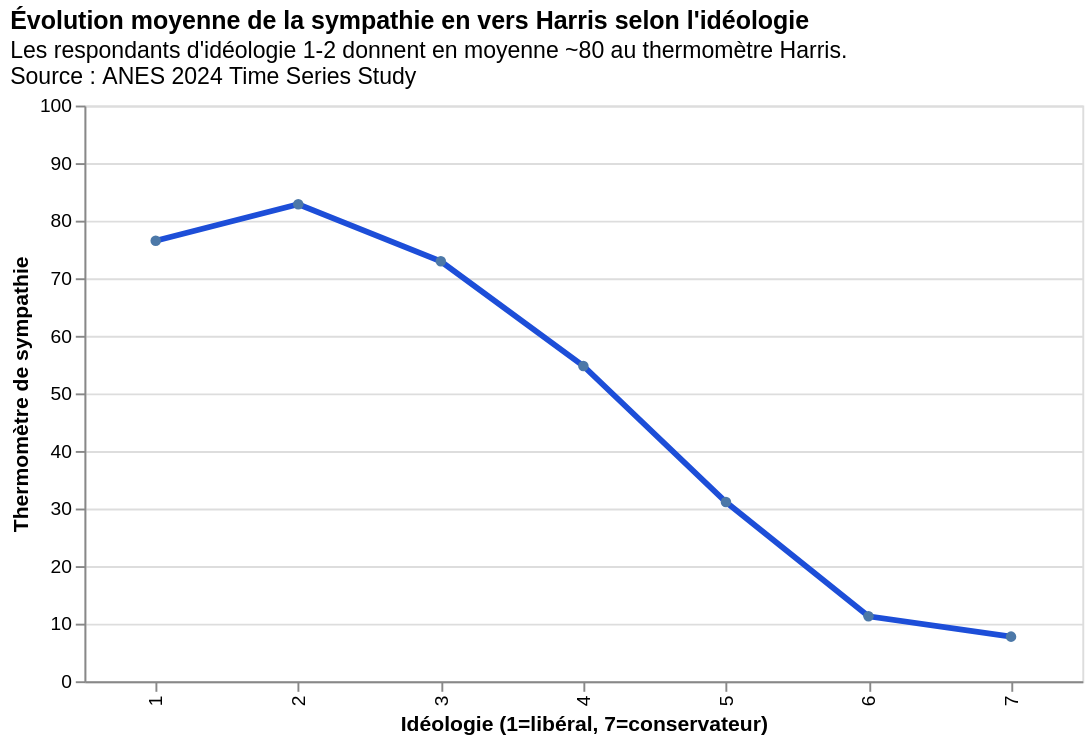

This figure's notebook cell:
### Code cell
alt.Chart(means).mark_line(
    point=True, 
    size=3, 
    color='#1D4ED8'
).encode(
    x=alt.X('ideology', type='ordinal', title='Idéologie (1=libéral, 7=conservateur)'),
    y=alt.Y('thermo_harris', type='quantitative', title='Thermomètre de sympathie', scale=alt.Scale(domain=[0, 100]))
).properties(
    title=alt.TitleParams(
        text="Évolution moyenne de la sympathie en vers Harris selon l'idéologie",
        subtitle=[
            "Les respondants d'idéologie 1-2 donnent en moyenne ~80 au thermomètre Harris.",
            "Source : ANES 2024 Time Series Study"
        ],
        anchor='start'
    ),
    width=520,
    height=300
)

### Figure 1 — Vega specification as saved in the notebook (floating-point values rounded to 4 significant figures)
{"$schema": "https://vega.github.io/schema/vega/v6.json", "data": [{"name": "source_0", "values": [{"ideology": 1, "thermo_harris": 76.52}, {"ideology": 2, "thermo_harris": 82.84}, {"ideology": 3, "thermo_harris": 72.94}, {"ideology": 4, "thermo_harris": 54.75}, {"ideology": 5, "thermo_harris": 31.14}, {"ideology": 6, "thermo_harris": 11.28}, {"ideology": 7, "thermo_harris": 7.75}]}, {"name": "data_0", "values": [{"ideology": 1, "thermo_harris": 76.52}, {"ideology": 2, "thermo_harris": 82.84}, {"ideology": 3, "thermo_harris": 72.94}, {"ideology": 4, "thermo_harris": 54.75}, {"ideology": 5, "thermo_harris": 31.14}, {"ideology": 6, "thermo_harris": 11.28}, {"ideology": 7, "thermo_harris": 7.75}]}, {"name": "source_0_x_domain_ideology_0", "values": [{"ideology": 1}, {"ideology": 2}, {"ideology": 3}, {"ideology": 4}, {"ideology": 5}, {"ideology": 6}, {"ideology": 7}]}, {"name": "data_0_x_domain_ideology_1", "values": [{"ideology": 1}, {"ideology": 2}, {"ideology": 3}, {"ideology": 4}, {"ideology": 5}, {"ideology": 6}, {"ideology": 7}]}], "marks": [{"type": "line", "name": "layer_0_marks", "from": {"data": "source_0"}, "sort": {"field": "x"}, "encode": {"update": {"y": {"field": "thermo_harris", "scale": "y"}, "x": {"field": "ideology", "scale": "x"}, "strokeWidth": {"value": 3}, "defined": {"signal": "isValid(datum[\"thermo_harris\"]) && isFinite(+datum[\"thermo_harris\"])"}, "stroke": {"value": "#1D4ED8"}}}, "style": ["line"]}, {"type": "symbol", "name": "layer_1_marks", "from": {"data": "data_0"}, "encode": {"update": {"x": {"field": "ideology", "scale": "x"}, "fill": {"value": "#4c78a8"}, "y": {"field": "thermo_harris", "scale": "y"}, "opacity": {"value": 1}}}, "style": ["point"]}], "scales": [{"name": "x", "type": "point", "domain": {"fields": [{"data": "source_0_x_domain_ideology_0", "field": "ideology"}, {"data": "data_0_x_domain_ideology_1", "field": "ideology"}], "sort": true}, "range": [0, {"signal": "width"}], "padding": 0.5}, {"name": "y", "type": "linear", "domain": [0, 100], "range": [{"signal": "height"}, 0], "zero": true}], "axes": [{"scale": "y", "gridScale": "x", "grid": true, "domain": false, "labels": false, "aria": false, "zindex": 0, "tickCount": {"signal": "ceil(height/40)"}, "minExtent": 0, "maxExtent": 0, "ticks": false, "orient": "left"}, {"scale": "x", "labelBaseline": "middle", "title": "Idéologie (1=libéral, 7=conservateur)", "labelAlign": "right", "grid": false, "zindex": 0, "orient": "bottom", "labelAngle": 270}, {"scale": "y", "labelOverlap": true, "zindex": 0, "tickCount": {"signal": "ceil(height/40)"}, "title": "Thermomètre de sympathie", "orient": "left", "grid": false}], "title": {"text": "Évolution moyenne de la sympathie en vers Harris selon l'idéologie", "subtitle": ["Les respondants d'idéologie 1-2 donnent en moyenne ~80 au thermomètre Harris.", "Source : ANES 2024 Time Series Study"], "anchor": "start"}, "padding": 5, "width": 520, "height": 300, "background": "white", "style": "cell"}
